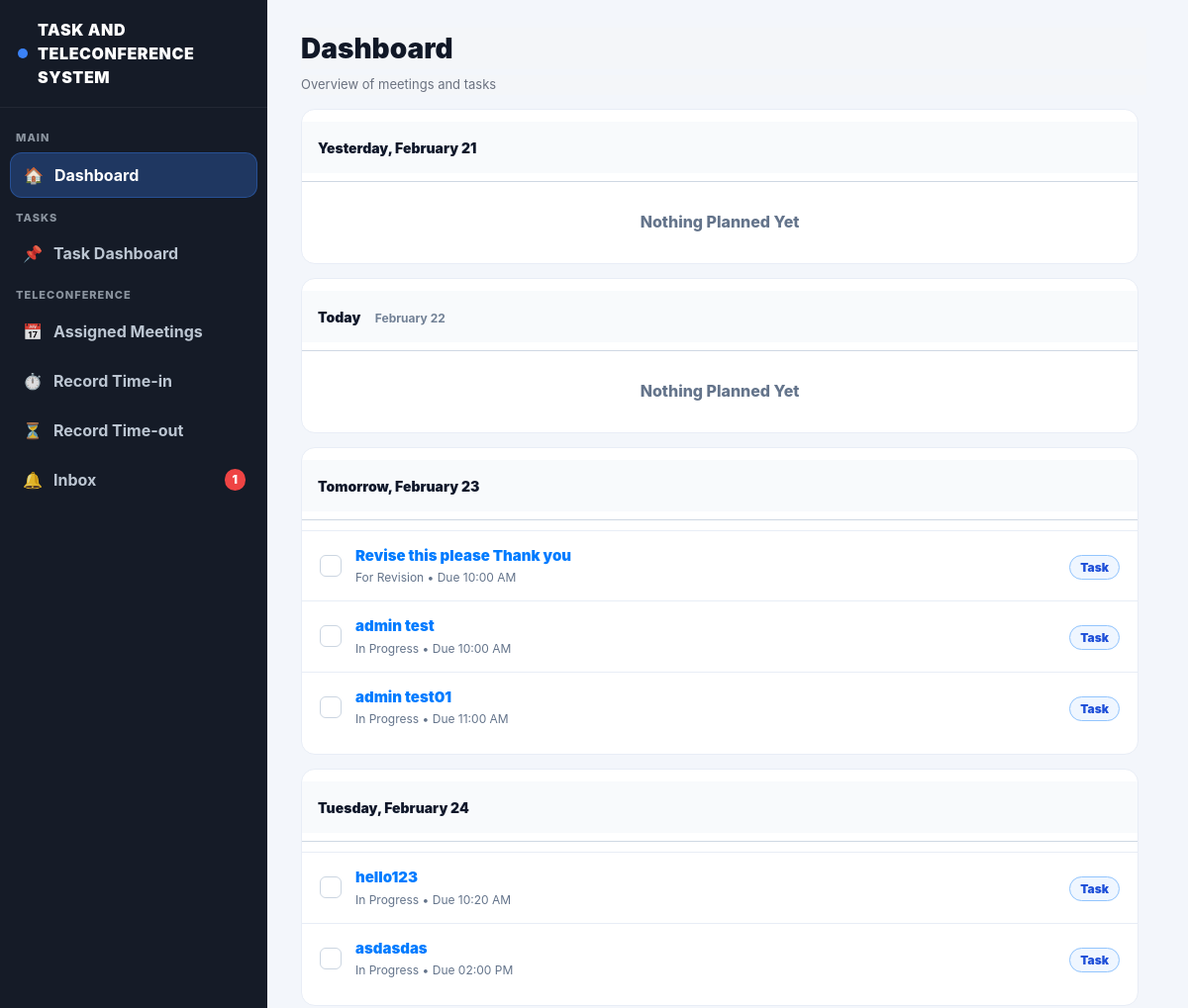
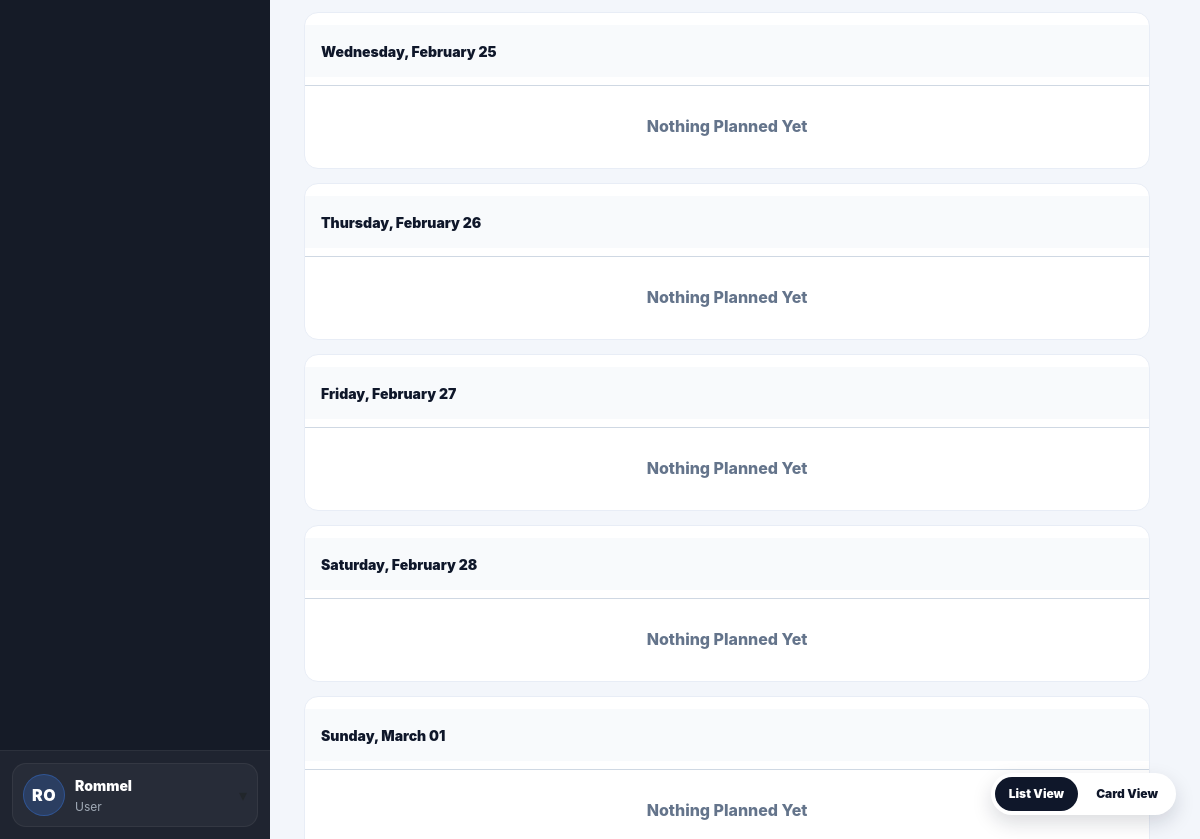
Page /dashboard (signed in) on the committed database (2 pictures, top to bottom).
### website/models.py (models this page shows, shortened)
class User(db.Model, UserMixin):
    id = db.Column(db.Integer, primary_key=True)
    email = db.Column(db.String(150), unique=True)
    password = db.Column(db.String(150))
    firstname = db.Column(db.String(150))
    is_admin = db.Column(db.Boolean, default=False)
    role = db.Column(db.String(20), default="user")
    notes = db.relationship('Note')
    notifications = db.relationship('Notification', lazy=True, cascade="all, delete-orphan")

class Task(db.Model):
    id = db.Column(db.Integer, primary_key=True)
    title = db.Column(db.String(200), nullable=False)
    description = db.Column(db.Text)
    assigned_to = db.Column(db.Integer, db.ForeignKey('user.id'))
    assigned_user = db.relationship('User', foreign_keys=[assigned_to])
    status = db.Column(db.String(50), default="assigned")
    priority = db.Column(db.String(20), default="normal")
    deadline = db.Column(db.DateTime)
    file_path = db.Column(db.String(300))
    last_edited_by = db.Column(db.Integer, nullable=True)
    last_edited_at = db.Column(db.DateTime, server_default=func.now(), onupdate=func.now())
    created_at = db.Column(db.DateTime(timezone=True), server_default=func.now())

### website/views.py (the view)
@views.route('/dashboard')
@login_required
def user_dashboard():
    notifications = Notification.query.filter_by(user_id=current_user.id)\
        .order_by(Notification.created_at.desc()).limit(30).all()
    unread_count = Notification.query.filter_by(user_id=current_user.id, is_read=False).count()
    user_tasks = tasks = Task.query.all()
    tasks_data = []
    for t in user_tasks:
        if not t.deadline:
            continue
        tasks_data.append({
            "id": t.id,
            "title": t.title,
            "status": t.status,
            "due_date": t.deadline.date(),                 # IMPORTANT: must be date()
            "due_time": t.deadline.strftime("%I:%M %p"),   # optional, for dashboard.html
        })
    meetings_data = []
    planned_days = build_planned_days(
        tasks=tasks_data,
        meetings=meetings_data,
        days_back=1,
        days_forward=7
    )
    meetings_data = []
    planned_days = build_planned_days(tasks=tasks_data, meetings=meetings_data, days_back=1, days_forward=7)
    return render_template(
        "dashboard.html",
        user=current_user,
        notifications=notifications,
        unread_count=unread_count,
        planned_days=planned_days,
        page="dashboard",
    )

### website/templates/dashboard.html (shortened to what this page needs)
{% extends "base.html" %}
{% block content %}
<div class="main-inner">
  <div class="td-title">Dashboard</div>
  <div class="td-sub">Overview of meetings and tasks</div>
  <div class="planner-wrap" id="plannerWrap">
    {% if planned_days and planned_days|length > 0 %}
      {% for day in planned_days %}
        <div class="day-block">
          <div class="day-head">
            <div>
              <span class="day-title">{{ day.date_label }}</span>
              {% if day.date_sub %}
                <span class="day-sub">{{ day.date_sub }}</span>
              {% endif %}
            </div>
          </div>
          <div class="day-line"></div>
          {% set has_tasks = day.tasks and day.tasks|length > 0 %}
          {% set has_meetings = day.meetings and day.meetings|length > 0 %}
          {% if not has_tasks and not has_meetings %}
            <div class="nothing">Nothing Planned Yet</div>
          {% else %}
            <div class="list-view">
              {% if has_tasks %}
                {% for t in day.tasks %}
                  <div class="plan-row" data-item-type="task" data-task-id="{{ t.id }}">
                    <button type="button"
                            class="plan-check {% if t.status == 'completed' %}is-done{% endif %}"
                            aria-label="Mark complete"
                            data-complete-task="{{ t.id }}">✓</button>
                    <div class="plan-mid">
                      <div class="plan-title">
                        <a class="task-link"
                           data-jump-task="{{ t.id }}"
                           href="{{ url_for('views.task_dashboard') }}?open={{ t.id }}&highlight=1#task-{{ t.id }}">
                          {{ t.title }}
                        </a>
                      </div>
                      <div class="plan-sub">
                        {{ (t.status|replace("_"," ")|title) }}
                        {% if t.due_time %} • Due {{ t.due_time }}{% endif %}
                      </div>
                    </div>
                    <div class="plan-right">
                      <span class="pill task">Task</span>
                    </div>
                  </div>
                {% endfor %}
              {% endif %}
            </div>
          {% endif %}
        </div>
      {% endfor %}
    {% endif %}
  </div>
</div>
<div class="fab-group">
  <div class="view-toggle">
    <button type="button" class="view-mini" id="btnList">List View</button>
    <button type="button" class="view-mini" id="btnCards">Card View</button>
  </div>
</div>
{% endblock %}

### website/templates/base.html (shortened to what this page needs)
<!DOCTYPE html>
<html>
<head>
  <link
    rel="stylesheet"
    href="https://stackpath.bootstrapcdn.com/bootstrap/4.4.1/css/bootstrap.min.css"
  />
  <link
    rel="stylesheet"
    href="https://stackpath.bootstrapcdn.com/font-awesome/4.7.0/css/font-awesome.min.css"
  />
  <link rel="stylesheet" href="{{ url_for('static', filename='styles.css') }}">
</head>
<body>
<div class="app-shell">
  <aside class="sidebar-dark">
    <div class="sidebar-brand">
      <span class="dot"></span>
      TASK AND TELECONFERENCE SYSTEM
    </div>
    <div class="sidebar-nav">
      <div class="sidebar-section">MAIN</div>
      <a class="sidebar-link {% if request.endpoint == 'views.user_dashboard' %}active{% endif %}"
         href="{{ url_for('views.user_dashboard') }}">
        <span class="sidebar-icon">🏠</span> Dashboard
      </a>
      <div class="sidebar-section">TASKS</div>
      <a class="sidebar-link {% if request.endpoint == 'views.task_dashboard' %}active{% endif %}"
         href="{{ url_for('views.task_dashboard') }}">
        <span class="sidebar-icon">📌</span> Task Dashboard
      </a>
      <div class="sidebar-section">TELECONFERENCE</div>
      <a class="sidebar-link {% if request.endpoint == 'views.assigned_meetings' %}active{% endif %}"
         href="{{ url_for('views.assigned_meetings') }}">
        <span class="sidebar-icon">📅</span> Assigned Meetings
      </a>
      <a class="sidebar-link {% if request.endpoint == 'views.record_timein' %}active{% endif %}"
         href="{{ url_for('views.record_timein') }}">
        <span class="sidebar-icon">⏱</span> Record Time-in
      </a>
      <a class="sidebar-link {% if request.endpoint == 'views.record_timeout' %}active{% endif %}"
         href="{{ url_for('views.record_timeout') }}">
        <span class="sidebar-icon">⏳</span> Record Time-out
      </a>
      <a class="sidebar-link {% if request.endpoint == 'views.inbox' %}active{% endif %}"
         href="{{ url_for('views.inbox') }}">
        <span class="sidebar-icon">🔔</span> Inbox
        {% if unread_count and unread_count > 0 %}
          <span class="sidebar-badge">{{ unread_count }}</span>
        {% endif %}
      </a>
    </div>
    {% if current_user.is_authenticated %}
    <div class="sidebar-footer">
      {% set parts = (current_user.firstname or '').split() %}
      {% set first = parts[0] if parts|length > 0 else '' %}
      {% set last = parts[-1] if parts|length > 1 else '' %}
      {% set initials = (first[:1] ~ (last[:1] if last else (first[1:2] if first|length > 1 else ''))).upper() %}
      <div class="user-box" id="userBox">
        <button class="user-trigger" type="button" id="userToggle">
          <div class="user-row">
            <div class="user-avatar">{{ initials }}</div>
            <div>
              <div class="user-name">{{ current_user.firstname }}</div>
              <div class="user-sub">User</div>
            </div>
          </div>
          <div class="caret">▾</div>
        </button>
      </div>
    </div>
    {% endif %}
  </aside>
  <main class="main-area">
    <div class="content-wrap">
      {% block content %}{% endblock %}
    </div>
  </main>
</div>
</body>
</html>

### website/templates/dashboard.html (style rules this page uses)
.main-inner { display:flex; flex-direction:column; height:100vh; overflow:hidden; }
.td-title, .td-sub { position: sticky; top: 0; z-index: 30; background: #f4f6f9; }
.planner-wrap { flex:1; overflow-y:auto; padding-right:8px; }

### rows in the picture
User: firstname "Rommel"
Task: title "Revise this please Thank you", status "For Revision", due_time "10:00 AM"
Task: title "admin test", status "In Progress", due_time "10:00 AM"
Task: title "admin test01", status "In Progress", due_time "11:00 AM"
Task: title "hello123", status "In Progress", due_time "10:20 AM"
Task: title "asdasdas", status "In Progress", due_time "02:00 PM"

### other values in the picture
{{ unread_count }} "1"
{{ initials }} "RO"
{{ day.date_label }} "Yesterday, February 21" "Today" "Tomorrow, February 23" "Tuesday, February 24" "Wednesday, February 25" "Thursday, February 26" "Friday, February 27" "Saturday, February 28" "Sunday, March 01"
{{ day.date_sub }} "February 22"
